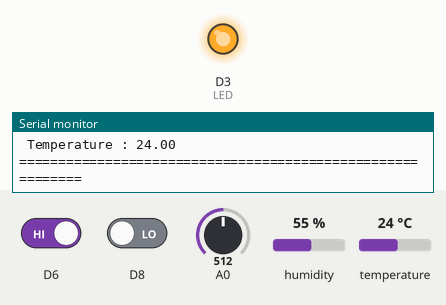
This sketch was run on a simulated ESP8266 (NodeMCU). Parts: output pins drawn as LEDs (lit = HIGH), the last lines printed to the serial monitor. The inputs (shaded band) are chosen by the test bench; at power-on: A0 = 512, D6 HIGH, D8 LOW, humidity 55 %, temperature 24 °C. WiFi joins after 1.5 s; servers stay silent unless stated.

Above: at 11.4 s.
11.5 s: A0 set to 485
13.5 s: D6 driven LOW
At 18.6 s:
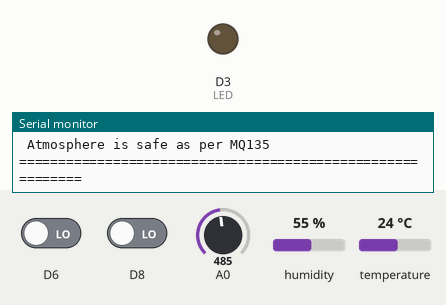
30.7 s: D6 driven HIGH
At 32.9 s:
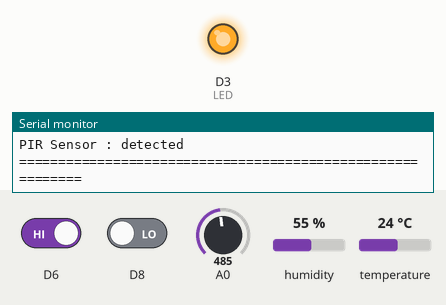
Timing chart, 0 to 34.4 s (numbered marks = the images above; inputs shaded):
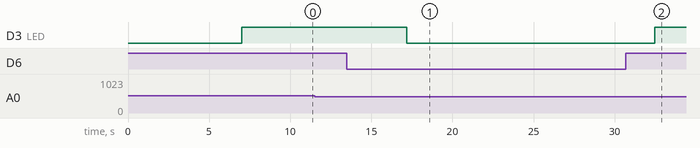

Measured:
- after the input at 13.5 s, D3 (LED): HIGH → LOW after 3.7 s
- after the input at 30.7 s, D3 (LED): LOW → HIGH after 1.8 s

The sketch:

nodemcu1.ino
```cpp
#include <ESP8266WiFi.h>
#include "DHT.h"

#define DHTPIN D4
#define DHTTYPE DHT11

const char* ssid     = "Uma";
const char* password = "Uma123*!";

DHT dht(DHTPIN, DHTTYPE);
IPAddress ip(192,168,18,5);
IPAddress gateway(192,168,18,5);
IPAddress subnet(255,255,255,0);
#define LED D3
void setup() {
  pinMode(LED, OUTPUT);

  Serial.println("IOT Based Smart Agriculture Monitoring System ");
Serial.println("============================================= ");
Serial.println();
  Serial.begin(115200);
  delay(5000);
  dht.begin();
  Serial.println();
  Serial.println();
  Serial.print("Connecting to ");
  Serial.println(ssid);

  WiFi.config(ip,gateway,subnet);
  WiFi.begin(ssid, password);
  while (WiFi.status() != WL_CONNECTED)
  {
    delay(1000);
    Serial.print("*");
  }

  Serial.println("");
  Serial.println("WiFi connected");
  Serial.println("IP address: ");
  Serial.println(WiFi.localIP());
  Serial.print("Netmask: ");
  Serial.println(WiFi.subnetMask());
  Serial.print("Gateway: ");
  Serial.println(WiFi.gatewayIP());
Serial.println("=========================================================== ");
}
void loop() {
  Serial.println();
  Serial.println();


  int digitalSensor2=digitalRead(D8);


  Serial.print("PIR Sensor : ");

   if(digitalRead(D6)==0)
   {
    Serial.println("No Intruders Detected  ");
    digitalWrite(LED, LOW);
Serial.println("=========================================================== ");

   }
   else if(digitalRead(D6)==1)
   {
   Serial.println("detected  ");
   digitalWrite(LED, HIGH);

Serial.println("=========================================================== ");
   }
   delay(1000);


  Serial.println();
  Serial.println();
  int analogSensor135=analogRead(A0);

  if (analogRead(A0) > 500)
  {
    Serial.println("\n MQ135 Dected Harmfull Gases");
Serial.println("=========================================================== ");

  }
  else
  {
    Serial.println("\n Atmosphere is safe as per MQ135");
Serial.println("=========================================================== ");

  }
  delay(1000);
if (digitalRead(D8) == 1)
  {
    Serial.println("\n MQ2 Detected Harmfull Gases");
Serial.println("=========================================================== ");

  }
  else if(digitalRead(D8)==0)
  {
    Serial.println("\n Atmosphere is safe as per MQ2 Sensor");
Serial.println("=========================================================== ");

  }
  delay(1000);
  Serial.println();
  Serial.println();
  float h = dht.readHumidity();
  // Read temperature as Celsius (the default)
  float t = dht.readTemperature();
  if (isnan(h) || isnan(t))
  {
    Serial.println("Failed to read from DHT sensor!");
Serial.println("=========================================================== ");
    return;
  }
  else
  {
    Serial.print(" Humidity : ");
    Serial.println(h);
    Serial.print(" Temperature : ");
    Serial.println(t);
Serial.println("=========================================================== ");
  }
Serial.println();
  Serial.println();
  delay(2000);
if(t >= 22 && t <= 32)
{
Serial.println("Hey!!! It's the perfect climate to grow Paddy. Worth trying!!!");
}
if(t>=10 && t<=15)
{
Serial.println("Hey!!! It's the perfect climate to grow Wheat. Worth trying!!!");
}
if(t>=27 && t<=32)
{
Serial.println("Hey!!! It's the perfect climate to grow Millets. Worth trying!!!");
}
if(t>=20 && t<=25)
{
Serial.println("Hey!!! It's the perfect climate to grow Grams. Worth trying!!!");
}
if(t>=21 && t<=27)
{
Serial.println("Hey!!! It's the perfect climate to grow Sugar Cane. Worth trying!!!");
}
if(t>=21 && t<=30)
{
Serial.println("Hey!!! It's the perfect climate to grow Cotton. Worth trying!!!");
}
if(t>=20 && t<=30)
{
Serial.println("Hey!!! It's the perfect climate to grow Oilseeds. Worth trying!!!");
}
if(t>=20 && t<=30)
{
Serial.println("Hey!!! It's the perfect climate to grow Tea. Worth trying!!!");
}
if(t>=15 && t<=28)
{
Serial.println("Hey!!! It's the perfect climate to grow Coffee. Worth trying!!!");
}
Serial.println("=====================Thank You============================= ");
Serial.println("=========================================================== ");
Serial.println("=========================================================== ");
}
```
